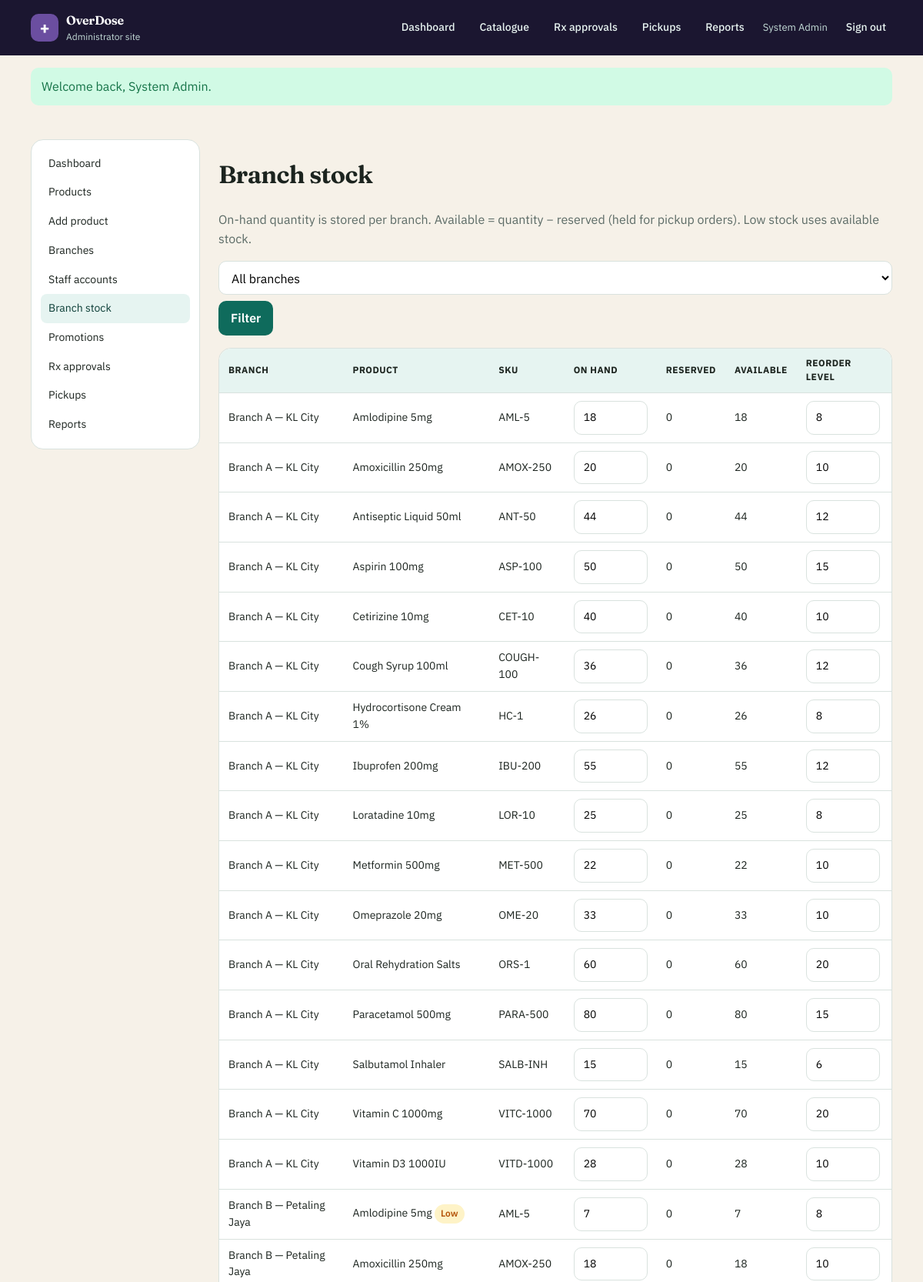
/admin/stock.php (signed in, upper part), run on the app's committed database.
### tables this page shows
CREATE TABLE branch_stock (
  branch_id INT UNSIGNED NOT NULL,
  product_id INT UNSIGNED NOT NULL,
  quantity INT UNSIGNED NOT NULL DEFAULT 0,
   
  reserved_qty INT UNSIGNED NOT NULL DEFAULT 0,
  reorder_level INT UNSIGNED NOT NULL DEFAULT 10,
  PRIMARY KEY (branch_id, product_id),
  KEY idx_stock_quantity (quantity),
  KEY idx_stock_product (product_id),
  CONSTRAINT fk_stock_branch
    FOREIGN KEY (branch_id) REFERENCES branches (id)
    ON UPDATE CASCADE ON DELETE CASCADE,
  CONSTRAINT fk_stock_product
    FOREIGN KEY (product_id) REFERENCES products (id)
    ON UPDATE CASCADE ON DELETE RESTRICT
);

CREATE TABLE branches (
  id INT UNSIGNED NOT NULL AUTO_INCREMENT,
  name VARCHAR(120) NOT NULL,
  address VARCHAR(255) NOT NULL,
  phone VARCHAR(40) NOT NULL,
  opening_hours VARCHAR(120) NOT NULL DEFAULT '9:00–18:00',
  is_active TINYINT(1) NOT NULL DEFAULT 1,
  PRIMARY KEY (id)
);

CREATE TABLE products (
  id INT UNSIGNED NOT NULL AUTO_INCREMENT,
  category_id INT UNSIGNED NOT NULL,
  name VARCHAR(160) NOT NULL,
  sku VARCHAR(40) NOT NULL,
  description TEXT NOT NULL,
  unit_price DECIMAL(10,2) NOT NULL,
  image_path VARCHAR(255) NULL,
  is_active TINYINT(1) NOT NULL DEFAULT 1,
   
  requires_prescription TINYINT(1) NOT NULL DEFAULT 0,
  PRIMARY KEY (id),
  UNIQUE KEY uq_products_sku (sku),
  KEY idx_products_name (name),
  KEY idx_products_category (category_id),
  CONSTRAINT fk_products_category
    FOREIGN KEY (category_id) REFERENCES categories (id)
    ON UPDATE CASCADE ON DELETE RESTRICT
);

### includes/helpers.php (called while the page is built, shortened)
<?php
function e(?string $value): string
{
    return htmlspecialchars((string) $value, ENT_QUOTES | ENT_SUBSTITUTE, 'UTF-8');
}
function get_int(string $key, int $default = 0): int
{
    return filter_input(INPUT_GET, $key, FILTER_VALIDATE_INT) ?: $default;
}

### includes/reports.php (called while the page is built, shortened)
<?php
function inventory_rows(mysqli $db, int $branchId = 0): array
{
    $sql = 'SELECT b.id AS branch_id, p.id AS product_id, b.name AS branch_name, p.name AS product_name, p.sku,
                   s.quantity, s.reserved_qty,
                   GREATEST(0, CAST(s.quantity AS SIGNED) - CAST(s.reserved_qty AS SIGNED)) AS available,
                   s.reorder_level
            FROM branch_stock s
            INNER JOIN branches b ON b.id = s.branch_id
            INNER JOIN products p ON p.id = s.product_id';
    $types = '';
    $params = [];
    $sql .= ' ORDER BY b.name, p.name';
    return db_all($db, $sql, $types, $params);
}

### includes/db.php (called while the page is built, shortened)
<?php
function db_all(mysqli $db, string $sql, string $types = '', array $params = []): array
{
    $stmt = $db->prepare($sql);
    $stmt->execute();
    $result = $stmt->get_result();
    $rows = $result->fetch_all(MYSQLI_ASSOC);
    return $rows;
}

### admin/stock.php (the view, shortened to what this page needs)
<?php
$db = db();
$branchId = get_int('branch');
$rows = inventory_rows($db, $branchId);
require dirname(__DIR__) . '/includes/header.php';
?>
<div class="container layout-admin">
  <?php require dirname(__DIR__) . '/includes/admin_nav.php'; ?>
  <div>
    <h1>Branch stock</h1>
    <p class="muted">On-hand quantity is stored per branch. Available = quantity − reserved (held for pickup orders). Low stock uses available stock.</p>
    <form class="filters" method="get">
      <select name="branch">
        <option value="0">All branches</option>
      </select>
      <button class="btn btn-secondary" type="submit">Filter</button>
    </form>
    <form method="post">
      <div class="table-wrap">
        <table>
          <thead><tr><th>Branch</th><th>Product</th><th>SKU</th><th>On hand</th><th>Reserved</th><th>Available</th><th>Reorder level</th></tr></thead>
          <tbody>
            <?php foreach ($rows as $row):
                $key = (int) $row['branch_id'] . '_' . (int) $row['product_id'];
                $available = (int) ($row['available'] ?? max(0, (int) $row['quantity'] - (int) ($row['reserved_qty'] ?? 0)));
                $low = $available <= (int) $row['reorder_level'];
                ?>
              <tr>
                <td><?= e($row['branch_name']) ?></td>
                <td><?= e($row['product_name']) ?><?php if ($low): ?> <span class="badge badge-warn">Low</span><?php endif; ?></td>
                <td><?= e($row['sku']) ?></td>
                <td><input type="number" min="0" name="quantity[<?= e($key) ?>]" value="<?= (int) $row['quantity'] ?>" style="width:6rem"></td>
                <td><?= (int) ($row['reserved_qty'] ?? 0) ?></td>
                <td><?= $available ?></td>
                <td><input type="number" min="0" name="reorder[<?= e($key) ?>]" value="<?= (int) $row['reorder_level'] ?>" style="width:6rem"></td>
              </tr>
            <?php endforeach; ?>
          </tbody>
        </table>
      </div>
    </form>
  </div>
</div>
<?php require dirname(__DIR__) . '/includes/footer.php'; ?>

### public/css/style.css (style rules this page uses)
:root { --teal-900: #0b3d36; --teal-700: #0f6b5c; --teal-500: #1a8f7a; --teal-100: #e6f4f1; --cream: #f6f1e8; --ink: #1c241f; --muted: #5c6b66; --card: #ffffff; --danger: #9b2c2c; --warning: #b45309; --ok: #157347; --line: #d9e2de; --shadow: 0 10px 30px rgba(11, 61, 54, 0.08); --radius: 16px; }
*, *::before, *::after { box-sizing: border-box; }
html { scroll-behavior: smooth; }
body { margin: 0; font-family: "IBM Plex Sans", system-ui, sans-serif; color: var(--ink); background: var(--cream); line-height: 1.55; }
h1, h2, h3, .brand strong { font-family: Fraunces, Georgia, serif; font-weight: 650; letter-spacing: -0.02em; }
.container { width: min(1120px, calc(100% - 32px)); margin-inline: auto; }
.search-bar input, .search-bar select, input[type="text"], input[type="email"], input[type="password"], input[type="number"], input[type="date"], select, textarea { width: 100%; padding: 10px 12px; border: 1px solid var(--line); border-radius: 10px; font: inherit; background: #fff; }
.muted { color: var(--muted); }
.badge { display: inline-block; font-size: 12px; font-weight: 600; padding: 3px 8px; border-radius: 999px; background: var(--teal-100); color: var(--ink) }
.badge-warn { background: #fef3c7; color: var(--warning); }
.btn, button.btn, input.btn { display: inline-flex; align-items: center; justify-content: center; background: var(--teal-700); color: #fff; border: 0; padding: 10px 16px; border-radius: 10px; text-decoration: none; font: inherit; font-weight: 600; cursor: pointer; }
.btn-secondary { background: #e8efe9; color: var(--teal-900); }
table { width: 100%; border-collapse: collapse; background: #fff; border-radius: var(--radius); overflow: hidden; }
th, td { padding: 10px 12px; text-align: left; border-bottom: 1px solid var(--line); font-size: 14px; }
th { background: var(--teal-100); font-size: 12px; text-transform: uppercase; letter-spacing: 0.04em; }
.table-wrap { overflow-x: auto; border: 1px solid var(--line); border-radius: var(--radius); }
.filters { display: flex; flex-wrap: wrap; gap: 8px; margin-bottom: 16px; }
.layout-admin { display: grid; grid-template-columns: 220px 1fr; gap: 24px; padding: 28px 0 48px; }

### data on the page
branch_stock: branch.name "Branch A — KL City", product.name "Amlodipine 5mg", product.sku "AML-5", quantity "18", reserved_qty "0", available "18", reorder_level "8"
branch_stock: branch.name "Branch A — KL City", product.name "Amoxicillin 250mg", product.sku "AMOX-250", quantity "20", reserved_qty "0", available "20", reorder_level "10"
branch_stock: branch.name "Branch A — KL City", product.name "Antiseptic Liquid 50ml", product.sku "ANT-50", quantity "44", reserved_qty "0", available "44", reorder_level "12"
branch_stock: branch.name "Branch A — KL City", product.name "Aspirin 100mg", product.sku "ASP-100", quantity "50", reserved_qty "0", available "50", reorder_level "15"
branch_stock: branch.name "Branch A — KL City", product.name "Cetirizine 10mg", product.sku "CET-10", quantity "40", reserved_qty "0", available "40", reorder_level "10"
branch_stock: branch.name "Branch A — KL City", product.name "Cough Syrup 100ml", product.sku "COUGH-100", quantity "36", reserved_qty "0", available "36", reorder_level "12"
branch_stock: branch.name "Branch A — KL City", product.name "Hydrocortisone Cream 1%", product.sku "HC-1", quantity "26", reserved_qty "0", available "26", reorder_level "8"
branch_stock: branch.name "Branch A — KL City", product.name "Ibuprofen 200mg", product.sku "IBU-200", quantity "55", reserved_qty "0", available "55", reorder_level "12"
branch_stock: branch.name "Branch A — KL City", product.name "Loratadine 10mg", product.sku "LOR-10", quantity "25", reserved_qty "0", available "25", reorder_level "8"
branch_stock: branch.name "Branch A — KL City", product.name "Metformin 500mg", product.sku "MET-500", quantity "22", reserved_qty "0", available "22", reorder_level "10"
branch_stock: branch.name "Branch A — KL City", product.name "Omeprazole 20mg", product.sku "OME-20", quantity "33", reserved_qty "0", available "33", reorder_level "10"
branch_stock: branch.name "Branch A — KL City", product.name "Oral Rehydration Salts", product.sku "ORS-1", quantity "60", reserved_qty "0", available "60", reorder_level "20"
branch_stock: branch.name "Branch A — KL City", product.name "Paracetamol 500mg", product.sku "PARA-500", quantity "80", reserved_qty "0", available "80", reorder_level "15"
branch_stock: branch.name "Branch A — KL City", product.name "Salbutamol Inhaler", product.sku "SALB-INH", quantity "15", reserved_qty "0", available "15", reorder_level "6"
branch_stock: branch.name "Branch A — KL City", product.name "Vitamin C 1000mg", product.sku "VITC-1000", quantity "70", reserved_qty "0", available "70", reorder_level "20"
branch_stock: branch.name "Branch A — KL City", product.name "Vitamin D3 1000IU", product.sku "VITD-1000", quantity "28", reserved_qty "0", available "28", reorder_level "10"
branch_stock: branch.name "Branch B — Petaling Jaya", product.name "Amlodipine 5mg", shows "Low", product.sku "AML-5", quantity "7", reserved_qty "0", available "7", reorder_level "8"
branch_stock: branch.name "Branch B — Petaling Jaya", product.name "Amoxicillin 250mg", product.sku "AMOX-250", quantity "18", reserved_qty "0", available "18", reorder_level "10"

### other printed values
APP_NAME "OverDose"
$brandTag "Administrator site"
$user['name'] "System Admin"
$flash['message'] "Welcome back, System Admin."
